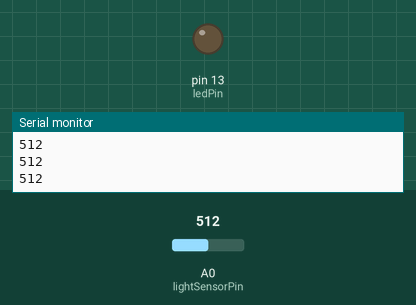
This sketch was run on a simulated Arduino Uno, built with avr-gcc and run on an emulated ATmega328P. Shown: output pins drawn as LEDs (lit = HIGH), the last lines printed to the serial monitor. The inputs (shaded band) are chosen by the test bench; at power-on: A0 (lightSensorPin) = 512.

Above: at 1.2 s.
1.3 s: A0 (lightSensorPin) set to 56
2.8 s: A0 (lightSensorPin) set to 46
At 3.6 s:
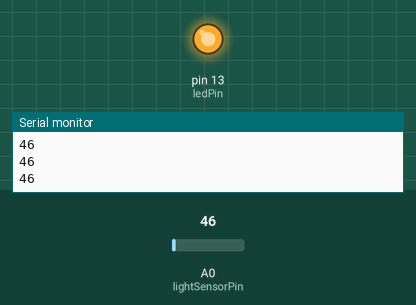
4.3 s: A0 (lightSensorPin) set to 122
At 4.8 s:
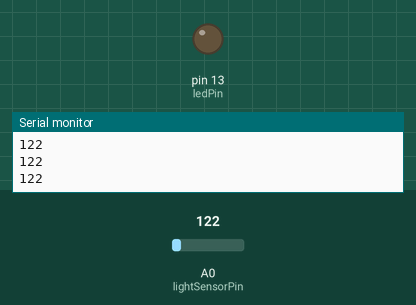
5.8 s: A0 (lightSensorPin) set to 40
At 6.1 s:
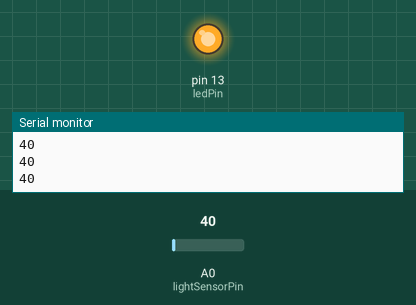
Timing chart, 0 to 8.3 s (numbered marks = the images above; inputs shaded):
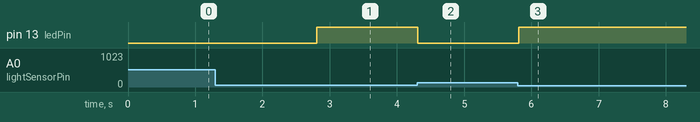

Measured:
- the behaviour switches between 50 and 49 on A0 (lightSensorPin) (found by bisection; images 0 and 1)
- after the input at 2.8 s, pin 13 (ledPin): LOW → HIGH at once
- after the input at 4.3 s, pin 13 (ledPin): HIGH → LOW at once
- after the input at 5.8 s, pin 13 (ledPin): LOW → HIGH at once

The sketch:

photosensor.ino
```cpp
const int lightSensorPin = A0;
const int ledPin = 13;

void setup() {
  // put your setup code here, to run once:
  Serial.begin(9600);
  pinMode(ledPin, OUTPUT);
}

void loop() {
  // put your main code here, to run repeatedly:
  int lightSensorReading = 0;
  lightSensorReading = analogRead(lightSensorPin);
  Serial.println(lightSensorReading);

  if (lightSensorReading < 50) {
    digitalWrite(ledPin, HIGH);  // Turn LED on
  } else {
    digitalWrite(ledPin, LOW);   // Turn LED off
  }

  delay(100);
}


//if (lightSensorReading < 50) {
//    digitalWrite(ledPin, HIGH);  // Turn LED on
//  } else {
//    digitalWrite(ledPin, LOW);   // Turn LED off
//  }
```
